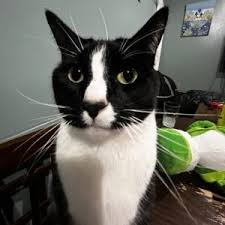
%> input picture histogram_equilsation/cat.jpg, 225 x 225 px
$ octave histogram_scratch.m   (GNU Octave 9; MATLAB toolbox functions it lacks are replaced by stand-ins)
%> lines starting %> are read from the running program, lines starting %| are printed output that depends on the picture
clc
close all

% Step 1: Load the image
image = imread('/MATLAB Drive/LAB_2/cat.jpg');
%> image is the input picture: size 225x225x3 uint8; mean R, G, B 101.7, 101.5, 93
if size(image, 3) == 3
    image = rgb2gray(image); % Convert to grayscale if it's an RGB image
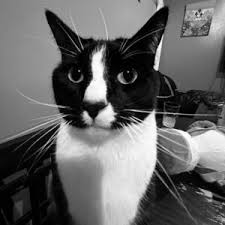
%> image: size 225x225 uint8; min 0, max 255, mean 100.6
end

% Step 2: Initialize histogram array
histogram = zeros(1, 256); % 256 bins for grayscale values [0-255]

% Step 3: Compute histogram manually
[rows, cols] = size(image);
%> rows = 225; cols = 225
for i = 1:rows
    for j = 1:cols
        intensity = image(i, j); % Get pixel intensity
        histogram(intensity + 1) = histogram(intensity + 1) + 1; % Update bin count
    end
end
%> after the loop, histogram = 256 values, max 959 at index 2, min 0 at index 256, mean 197.8


% Step 4: Plot the histogram
figure;
bar(0:255, histogram, 'BarWidth', 1, 'FaceColor', 'b'); % Display as a bar graph
xlabel('Pixel Intensity');
ylabel('Frequency');
title('Histogram of the Image');
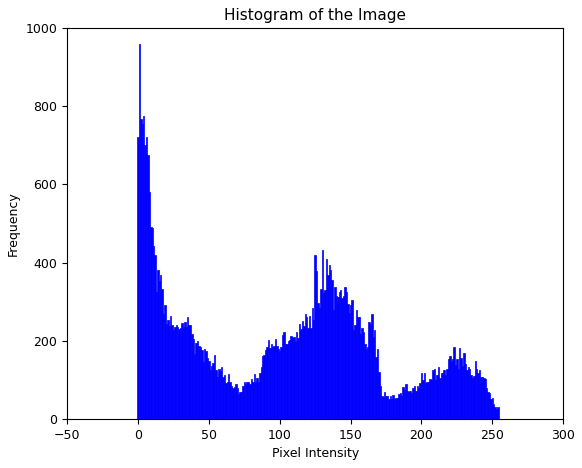
%> figure redrawn from the program's plot data; tallest bar 959 high, from x = 0.5 to 1.5
